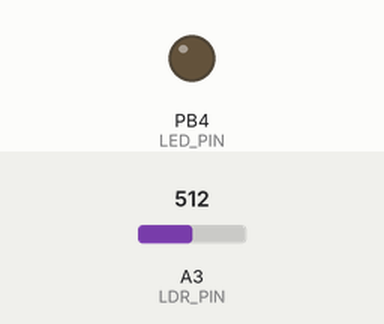
This sketch was run on a simulated ATtiny85, built with avr-gcc and run on an emulated ATtiny85. On the bench: output pins drawn as LEDs (lit = HIGH). The test bench sets the inputs (shaded band); at power-on: A3 (LDR_PIN) = 512.

Above: at 1.2 s.
1.3 s: A3 (LDR_PIN) set to 408
2.8 s: A3 (LDR_PIN) set to 386
At 3.8 s:
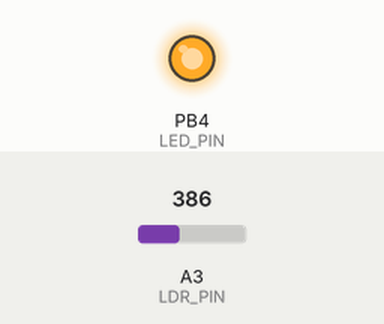
4.3 s: A3 (LDR_PIN) set to 483
5.8 s: A3 (LDR_PIN) set to 511
At 6.8 s:
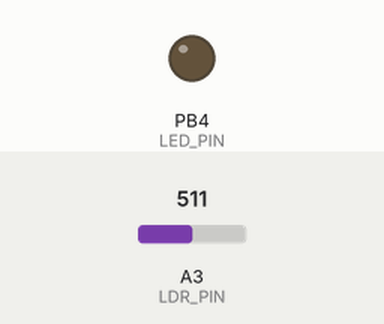
7.3 s: A3 (LDR_PIN) set to 306
At 8.6 s:
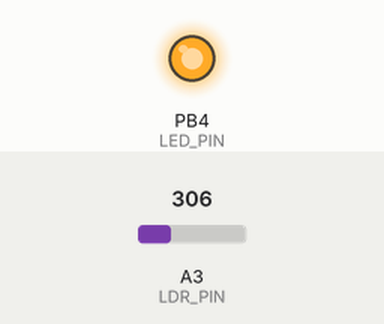
Timing chart, 0 to 9.8 s (numbered marks = the images above; inputs shaded):
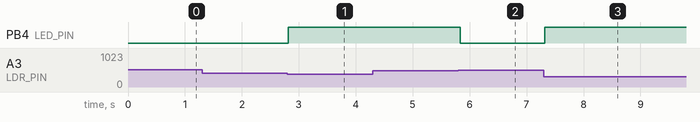

The sketch:

ATtuny85_Slave_Arduino_code.ino
```cpp
/*
  ATtiny85  -  LDR night light + I2C slave

  Wiring (from your schematic)
    PB0 (pin 5) = SDA  -> Uno A4   (4.7k pull-up to 5V)
    PB2 (pin 7) = SCL  -> Uno A5   (4.7k pull-up to 5V)
    PB3 (pin 2) = LDR divider node (5V - LDR - node - 10k - GND)
    PB4 (pin 3) = 220R ->LED ->  GND   (active HIGH)
    Vcc = 5V, GND = common with the Uno
    PB5 (RESET): add a 10k pull-up to Vcc for reliability

  Arduino IDE setup
    Board package : ATTinyCore (Spence Konde)
    Board         : ATtiny25/45/85 (no bootloader)
    Chip          : ATtiny85
    Clock         : 8 MHz (internal)
    Programmer    : USBasp / Arduino as ISP  ->  Burn Bootloader once (sets the fuses), then Upload

  Behaviour
    - Dark   -> LED ON,  Bright -> LED OFF  (with hysteresis so it does not flicker)
    - The I2C master can read 3 bytes at any time:
        byte 0 : status   bit0 = LED is ON, bit1 = it is dark
        byte 1 : LDR reading, high byte (0..1023)
        byte 2 : LDR reading, low byte
*/

#include <Wire.h>

// ---------------- settings ----------------
const uint8_t  I2C_ADDR     = 0x20;   // slave address (0x08..0x77)
const uint8_t  LDR_PIN      = A3;     // PB3
const uint8_t  LED_PIN      = 4;      // PB4

// ADC = 1023 * 10k / (R_ldr + 10k)  ->  low value = dark
const uint16_t DARK_BELOW   = 400;    // turn LED ON  when reading falls below this
const uint16_t BRIGHT_ABOVE = 500;    // turn LED OFF when reading rises above this
                                      // (keep BRIGHT_ABOVE > DARK_BELOW)

const uint8_t  NUM_SAMPLES  = 8;      // averaging
const uint16_t SAMPLE_MS    = 50;     // how often the LDR is read
// ------------------------------------------

volatile uint8_t packet[3] = {0, 0, 0};   // what the master receives
bool ledOn = false;

// Runs in interrupt context when the master reads: keep it short.
void onRequest() {
  Wire.write(packet[0]);
  Wire.write(packet[1]);
  Wire.write(packet[2]);
}

uint16_t readLdr() {
  uint32_t sum = 0;
  for (uint8_t i = 0; i < NUM_SAMPLES; i++) sum += analogRead(LDR_PIN);
  return (uint16_t)(sum / NUM_SAMPLES);
}

void updateLight() {
  uint16_t v = readLdr();

  if (!ledOn && v < DARK_BELOW)        ledOn = true;    // got dark
  else if (ledOn && v > BRIGHT_ABOVE)  ledOn = false;   // got bright
  digitalWrite(LED_PIN, ledOn ? HIGH : LOW);

  uint8_t status = ledOn ? 0x03 : 0x00;   // bit0 LED on, bit1 dark (same thing here)

  noInterrupts();                          // so the master never reads half-updated data
  packet[0] = status;
  packet[1] = v >> 8;
  packet[2] = v & 0xFF;
  interrupts();
}

void setup() {
  pinMode(LED_PIN, OUTPUT);
  digitalWrite(LED_PIN, LOW);

  updateLight();                           // valid data before the first request

  Wire.begin(I2C_ADDR);                    // join the bus as a slave
  Wire.onRequest(onRequest);
}

void loop() {
  static uint32_t last = 0;
  if (millis() - last >= SAMPLE_MS) {
    last = millis();
    updateLight();
  }
}
```

Measured:
- the behaviour switches between 400 and 399 on A3 (LDR_PIN) (found by bisection; images 0 and 1)
- the behaviour switches between 500 and 501 on A3 (LDR_PIN) (found by bisection; images 1 and 2)
- after the input at 1.3 s, every drawn part: stays the same
- after the input at 2.8 s, PB4 (LED_PIN): LOW → HIGH at once
- after the input at 4.3 s, every drawn part: stays the same
- after the input at 5.8 s, PB4 (LED_PIN): HIGH → LOW at once
- after the input at 7.3 s, PB4 (LED_PIN): LOW → HIGH at once
